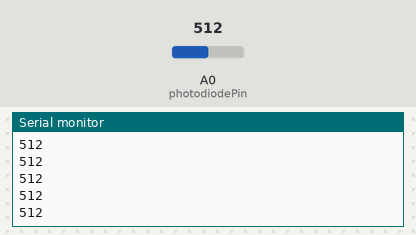
Simulated run of this program. Board: Arduino Nano, built with avr-gcc and run on an emulated ATmega328P. Parts: the last lines printed to the serial monitor. Inputs (shaded band) come from the test bench; at power-on: A0 (photodiodePin) = 512.

Above: at 1.2 s.
1.3 s: A0 (photodiodePin) set to 490
At 1.31 s:
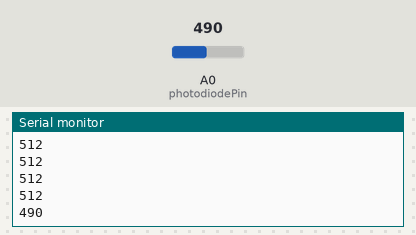
2.8 s: A0 (photodiodePin) set to 510
At 2.81 s:
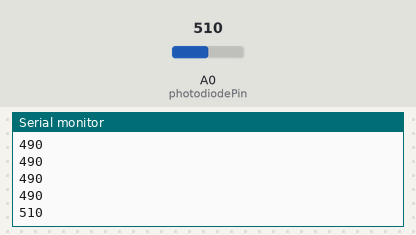
Timing chart, 0 to 5.8 s (numbered marks = the images above; inputs shaded):
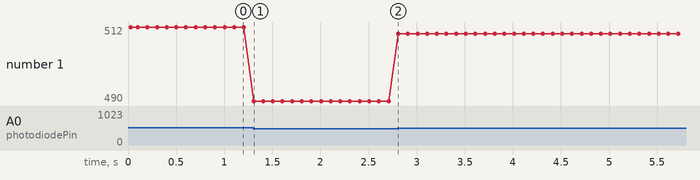

The program:

main.cpp
```cpp
#include <Arduino.h>

// Pin connected to the photodiode
const int photodiodePin = A0;

void setup() {
  pinMode(photodiodePin, INPUT);
  Serial.begin(9600);
  Serial.println("Obstacle Detection Ready!");
}

void loop() {
  int sensorValue = analogRead(photodiodePin);
    Serial.println(sensorValue);

  // Adjust the threshold value to determine the obstacle detection sensitivity
  if (sensorValue > 500) {
    // Add your desired actions when an obstacle is detected
  }

  delay(100); // Adjust delay as needed
}
```

main_-_Copy.cpp
```cpp
// #include <Arduino.h>

// // Pin definitions
// #define IR_RIGHT_EMIT 4
// // #define IR_RIGHT_RECV A0
// #define IR_RIGHT_RECV 2
// #define IR_LEFT_EMIT 5
// // #define IR_LEFT_RECV A1
// #define IR_LEFT_RECV 3

// /* Sensors IDs*/
// #define SENSOR_SIDE_LEFT_ID 0
// #define SENSOR_SIDE_RIGHT_ID 1
// #define NUM_SENSOR 2

// // Global variables for storing sensor values
// static volatile int adcValue;  // Global variable to store ADC value
// static volatile uint16_t sensors_off[NUM_SENSOR], sensors_on[NUM_SENSOR];

// int dValue, analogInputV;
// // Function prototypes
// void startTimer1();
// void sense_IR();
// void startADC(uint8_t reciever);
// void readADC(uint8_t reciever);
// void readIR(uint8_t pin);
// void set_emitter_on(uint8_t emitter);
// void set_emitter_off(uint8_t emitter);


// void startTimer1() {
//   // Disable interrupts
//   noInterrupts();

//   // Set Timer1 control registers
//   TCCR2A = 0;
//   TCCR2B = 0;

//   // Set the compare match register for the desired frequency (Hz)
//   OCR2A = 156; // 100 Hz (16 MHz / 1024 prescaler / 100 Hz)

//   // Set Timer1 prescaler to 1024 and start the timer
//   TCCR2B |= (1 << CS20);
//   TCCR2B |= (1 << CS21);
//   TCCR2B |= (1 << CS22);

//   // Enable Timer1 compare match A interrupt
//   TIMSK2 |= (1 << OCIE2A);

//   // Enable interrupts
//   interrupts();
// }

// // Timer1 overflow interrupt
// ISR(TIMER2_COMPA_vect) {
//   // Call the sensor management state machine
//   // Serial.println("Interrupt timer");
//   sense_IR();
// }

//   /**
//  * @brief State machine to manage the sensors activation and deactivation
//  * states and readings.
//  *
//  * In order to get accurate distance values, the phototransistor's output
//  * will be read with the infrared emitter sensors powered on and powered
//  * off. Besides, to avoid undesired interactions between different emitters and
//  * phototranistors, the reads will be done one by one.
//  *
//  * 1. Start phototransistor ADC reading (emitter is off)
//  * 2. Save phototransistor reading and turn emitter on
//  * 3. Start phototransistor ADC reading (emitter is on)
//  * 4. Save phototransistor reading and turn emitter off
//  */
// // Sensor management state machine
// void sense_IR() {
// 	// static uint8_t emitter_status = 1;
// 	static uint8_t sensor_index = 0;

// 	// switch (emitter_status) {
// 	// case 1:
//   //   // startADC((sensor_index+1)%NUM_SENSOR);
//   //   // readADC((sensor_index+1)%NUM_SENSOR);
// 	// 	emitter_status = 2;
// 	// 	break;
// 	// case 1:
//     // readADC((sensor_index+1)%NUM_SENSOR);
// 		// set_emitter_on(sensor_index);
// 		// emitter_status = 2;
// 		// break;
// 	// case 3:
//   //   // startADC((sensor_index+1)%NUM_SENSOR);
//   //   // readADC((sensor_index+1)%NUM_SENSOR);
// 	// 	emitter_status = 4;
// 	// 	break;
// 	// case 2:
//     // readADC((sensor_index+1)%NUM_SENSOR);
// 		// set_emitter_off(sensor_index);
// 		// emitter_status = 1;
//     readIR(sensor_index);
// 		if (sensor_index == (NUM_SENSOR - 1))
// 			sensor_index = 0;
// 		else
// 			sensor_index++;
// 		// break;
// 	// default:
// 		// break;
// 	// }
// }

// void readIR(uint8_t pin) {
//     dValue = digitalRead(pin);
//     // Serial.print("Digital value: ");
//     // Serial.print(dValue);
//     Serial.print("ADC Value (Pin ");
//     Serial.print(pin);
//     Serial.print("): ");
//     Serial.print(dValue);
// }

// // Set a specific emitter ON
// void set_emitter_on(uint8_t emitter) {
//   switch (emitter) {
//     case SENSOR_SIDE_LEFT_ID:
//       digitalWrite(IR_LEFT_EMIT, HIGH);
//       break;
//     case SENSOR_SIDE_RIGHT_ID:
//       digitalWrite(IR_RIGHT_EMIT, HIGH);
//       break;
//     default:
//       break;
//   }
// }

// // Set a specific emitter OFF
// void set_emitter_off(uint8_t emitter) {
//   switch (emitter) {
//     case SENSOR_SIDE_LEFT_ID:
//       digitalWrite(IR_LEFT_EMIT, LOW);
//       break;
//     case SENSOR_SIDE_RIGHT_ID:
//       digitalWrite(IR_RIGHT_EMIT, LOW);
//       break;
//     default:
//       break;
//   }
// }

// void startADC(uint8_t reciever) {
//   // Start the ADC conversion on the specified pin
//   // uint8_t adcChannel = analogPinToChannel(reciever);
//   // ADMUX = (ADMUX & 0xF0) | adcChannel; // Set ADC channel

//   ADCSRA |= (1 << ADSC); // Start ADC conversion
// }

// void readADC(uint8_t reciever) {
//   // Check if ADC conversion is complete
//   // if (ADCSRA & (1 << ADIF)) {
//     // Read the ADC result
//     // adcValue = ADC;
//     // dValue = analogRead(reciever);
//     // // Serial.print("Digital value: ");
//     // // Serial.print(dValue);
//     // Serial.print("ADC Value (Pin ");
//     // Serial.print(reciever);
//     // Serial.print("): ");
//     // Serial.print(dValue);

//     // analogInputV = dValue * 4.887;
//     // Serial.print(" , Analog Input voltage: ");
//     // Serial.print(analogInputV);
//     // Serial.println(" mV");
//     // adcValue = analogRead(reciever);

//     // Print the ADC value
//   // } else {
//   //   Serial.print("ADC Value (Pin ");
//   //   Serial.print(reciever);
//   //   Serial.print("): ");
//   //   Serial.println("Not Done");
//   // }
// }

// void setup() {
//   // Start serial communication
//   Serial.begin(9600);

//   // Initialize IR sensors
//   // Set emitter pins as OUTPUT
//   // pinMode(IR_RIGHT_EMIT, OUTPUT);
//   // pinMode(IR_LEFT_EMIT, OUTPUT);
//   // Set reciever pins as INPUT_PULLUP
//   pinMode(IR_RIGHT_RECV, INPUT);
//   pinMode(IR_LEFT_RECV, INPUT);

//   // Configure ADC settings
//   // ADCSRA |= (1 << ADEN);       // Enable ADC
//   // ADCSRA |= (1 << ADPS2) | (1 << ADPS1) | (1 << ADPS0);  // Set ADC prescaler to 128

//   // Start the timer for sensor management
//   startTimer1();
// }

// void loop() {
//   // main loop
//   // dValue = analogRead(A0);
//   // Serial.print("Digital value: ");
//   // Serial.print(dValue);

//   // analogInputV = dValue * 4.887;
//   // Serial.print(" , Analog Input voltage: ");
//   // Serial.print(analogInputV);
//   // Serial.println(" mV");

//   delay(1000);
// }
```

Source omitted: acc.cpp (19078 bytes), pid.cpp (12737 bytes)

Measured:
- after the input at 1.3 s, the serial monitor: prints a new line at once (image 1)
- after the input at 2.8 s, the serial monitor: prints a new line at once (image 2)
- plotted number 1: 512 → 490 after the input at 1.3 s, 490 → 510 after the input at 2.8 s
